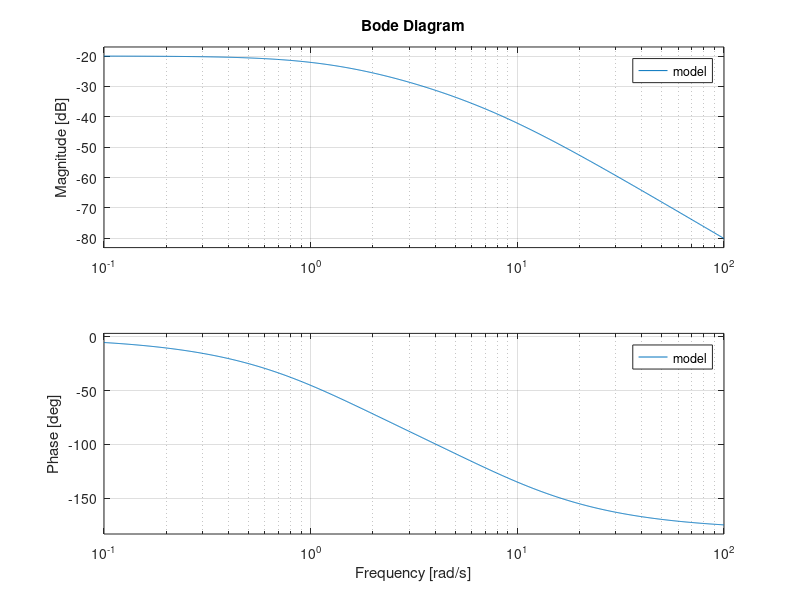

Recreate this plot in MATLAB.
p = 1;
q = 0;
r = 0;
w = 9;

a = 1 / (p + q);
b = r + w;
c = p + q + r + w;

s = tf('s');

model = tf(1, [1, a * b, a * c])

bode(model)